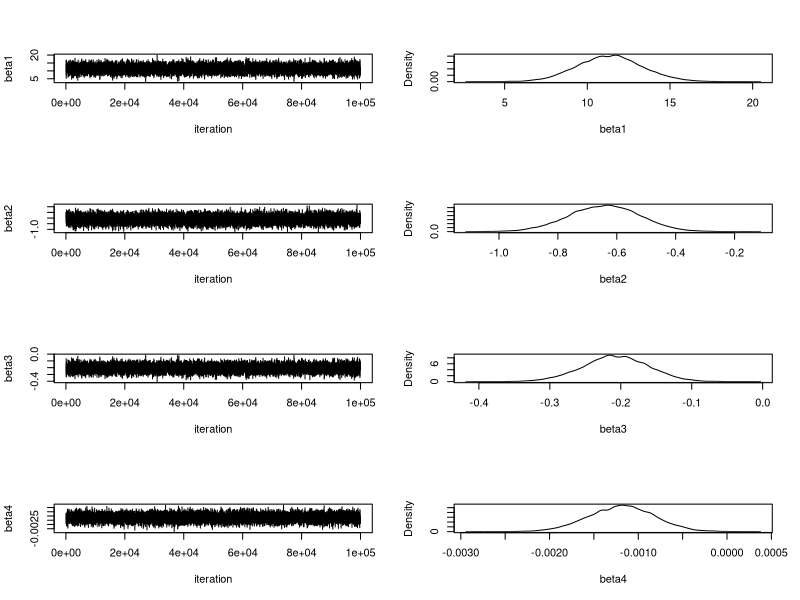
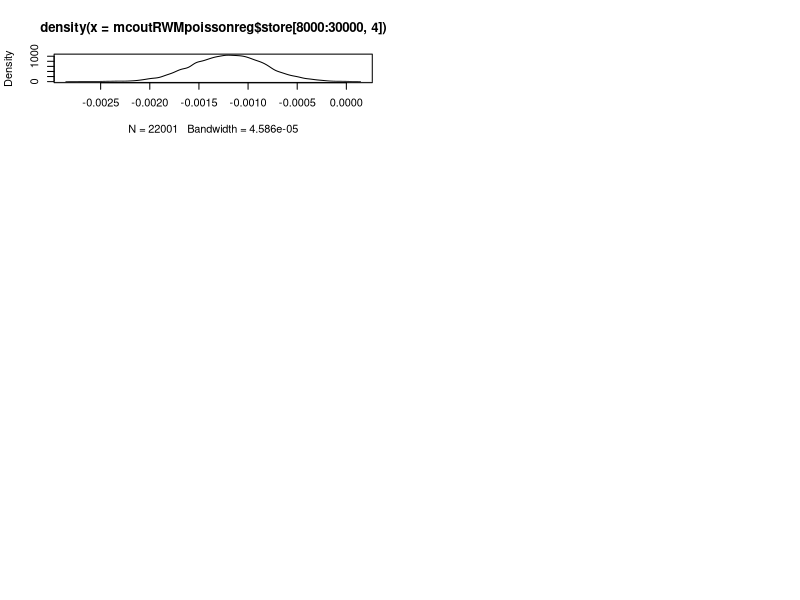

These figures' R source, in order:
## ---- chunk 1
library(tidyverse)
library(magrittr)
library(mvtnorm)
library(coda)
setwd("~/R/MATH554/Quiz/2")
## ---- chunk 2
rwm=function(nits,theta0,log.pi,lambda,qV,...) {
    d=length(theta0)
    if (is.null(qV)) {
        A=diag(d)
    }
    else {
        A=t(chol(qV))
    }
    
    store=matrix(nrow=nits+1,ncol=d+1)
    psis=matrix(nrow=nits,ncol=d)

    nacc=0
    theta.curr=theta0
    log.pi.curr=log.pi(theta.curr,...)
    store[1,]=c(theta.curr,log.pi.curr)
    for (i in 1:nits) {
        psi=theta.curr+lambda*A%*%rnorm(d); psis[i,]=psi
        log.pi.prop=log.pi(psi,...)
        log.alpha=log.pi.prop-log.pi.curr
        if (log(runif(1))<log.alpha) {
            theta.curr=psi
            log.pi.curr=log.pi.prop
            nacc=nacc+1
        }
        store[i+1,]=c(theta.curr,log.pi.curr)
    }
    
    return(list(acc=nacc/nits,store=store,psis=psis))
}
## ---- chunk 3
Habitat_mapping <- function(variance) {
  z <- switch(variance,
              "Forest" = 0,
              "Bog"    = 1
              )
  return(z)
}

df <- read_delim("./labants.txt", delim = "\t")
df$Habitat <- sapply(df$Habitat, Habitat_mapping)
summary(df)
## ---- chunk 4
df
## ---- chunk 5
# Verity X*beta & Extract ys
Xs <- df %>%
  select(-Site, -Srich) %>%
  as.matrix()
Xs <- cbind(rep(1), Xs)
beta_1 <- c(10, -0.6, -0.2, 0)
Xs %*% beta_1 %>%
  sum()
ys <- as.matrix(df$Srich)
## ---- chunk 6
log.pi.poisson.reg.fn <- function(betas,ys,X) {
  D <- matrix(data = c(10, 0, 0, 0, 0, 1, 0, 0, 0, 0, 0.1, 0, 0, 0, 0, 100), nrow = 4, ncol = 4) # Variance of Normal Distribution
  sds <- sqrt(diag(D)) # Standard Deviation without NaN of Normal Distribution
  ms <- c(10, -1, 0, 0) # Mean Value of Normal Distribution
  log.prior <- sum(dnorm(betas, ms, sds, log = TRUE)) # Prior of Log Format

  lambdas <- exp(X %*% betas)
  log.like <- sum(ys * log(lambdas) - lambdas - lfactorial(ys))

  return(log.prior + log.like)
}
## ---- chunk 7
beta_1 <- c(10, -0.6, -0.2, 0)
beta_2 <- c(9.9, 0, 0, 0)
check2_1 <- log.pi.poisson.reg.fn(beta_1, ys, Xs)
check2_2 <- log.pi.poisson.reg.fn(beta_2, ys, Xs)
check2_1
check2_2
check2_1 - check2_2
## ---- chunk 8
ctl <- list(fnscale = -1)
fit <- optim(c(10, -0.6, -0.2, 0), log.pi.poisson.reg.fn, control = ctl, hessian = TRUE, ys = ys, X = Xs)

qmodeLR <- fit$par
qVLR <- -solve(fit$hessian)
## ---- chunk 9
fit
## ---- chunk 10
qmodeLR
## ---- chunk 11
qVLR
## ---- chunk 12
set.seed(1)
nits   = 100000
theta0 = qmodeLR
lambda = 1.3
mcoutRWMpoissonreg <- rwm(nits, theta0, log.pi.poisson.reg.fn, lambda, qVLR, ys = ys, X = Xs)

par(mfrow=c(4,2))
plot(0:nits, mcoutRWMpoissonreg$store[,1], type = "l", xlab = "iteration", ylab = "beta1")
plot(density(mcoutRWMpoissonreg$store[,1]), main = "", xlab = "beta1")
plot(0:nits, mcoutRWMpoissonreg$store[,2], type = "l", xlab = "iteration", ylab = "beta2")
plot(density(mcoutRWMpoissonreg$store[,2]), main = "", xlab = "beta2")
plot(0:nits, mcoutRWMpoissonreg$store[,3], type = "l", xlab = "iteration", ylab = "beta3")
plot(density(mcoutRWMpoissonreg$store[,3]), main = "", xlab = "beta3")
plot(0:nits, mcoutRWMpoissonreg$store[,4], type = "l", xlab = "iteration", ylab = "beta4")
plot(density(mcoutRWMpoissonreg$store[,4]), main = "", xlab = "beta4")
## ---- chunk 13
q2 <- function() {
nits   = 100000
theta0 = qmodeLR
lambda = 1.3
mcoutRWMpoissonreg <- rwm(nits, theta0, log.pi.poisson.reg.fn, lambda, qVLR, ys = ys, X = Xs)

return(mcoutRWMpoissonreg)
}

for (i in 1:10) {

mcoutRWMpoissonreg = q2()
  
essb1 <- effectiveSize(mcoutRWMpoissonreg$store[,1])
essb2 <- effectiveSize(mcoutRWMpoissonreg$store[,2])
essb3 <- effectiveSize(mcoutRWMpoissonreg$store[,3])
essb4 <- effectiveSize(mcoutRWMpoissonreg$store[,4])
posmeds <- signif(apply(mcoutRWMpoissonreg$store[,1:4], 2, median), digits=4)
posmean <- signif(apply(mcoutRWMpoissonreg$store[,1:4], 2, mean), digits=4)

print(paste("================================", "No. ", i, "================================"))
print(paste("essb1: ", essb1, "posmeds1: ", posmeds[1], "posmean1: ", posmean[1]))
print(paste("essb2: ", essb2, "posmeds2: ", posmeds[2], "posmean2: ", posmean[2]))
print(paste("essb3: ", essb3, "posmeds3: ", posmeds[3], "posmean3: ", posmean[3]))
print(paste("essb4: ", essb4, "posmeds4: ", posmeds[4], "posmean4: ", posmean[4]))
print("========================================================================")
}
## ---- chunk 14
for (i in 1:10) {
nits   = 100000
theta0 = qmodeLR
lambda = 1.3
mcoutRWMpoissonreg <- rwm(nits, theta0, log.pi.poisson.reg.fn, lambda, qVLR, ys = ys, X = Xs)
print(mean(mcoutRWMpoissonreg$store[8000:30000,4]>-0.001))
}
## ---- chunk 15
plot(density(mcoutRWMpoissonreg$store[8000:30000,4]))
## ---- chunk 16
for (i in 1:10) {
nits   = 50000
theta0 = qmodeLR
lambda = 1.3
mcoutRWMpoissonreg <- rwm(nits, theta0, log.pi.poisson.reg.fn, lambda, qVLR, ys = ys, X = Xs)

beta1 <- mcoutRWMpoissonreg$store[8000:30000,1]
beta3 <- mcoutRWMpoissonreg$store[8000:30000,3]
p <- cor.test(beta1, beta3, method ="pearson")$estimate

print(p)
}

